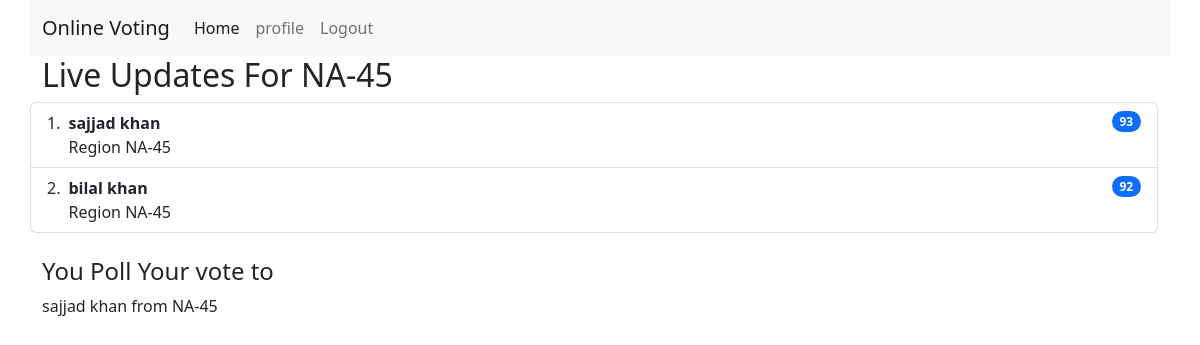
Screenshot of /voting/profile (signed in) with the database file from the repository.
### pollvote/models.py (models this page shows, shortened)
class Competition(models.Model):
    candidate_a = models.OneToOneField(Candidates, on_delete=models.CASCADE, related_name="candidate_a")
    candidate_b = models.OneToOneField(Candidates, on_delete=models.CASCADE, related_name="candidate_b")
    region = models.OneToOneField(Region, on_delete=models.CASCADE)
    slug = models.SlugField(unique=True, blank=True, null=True)

class Region(models.Model):
    region_name = models.CharField(max_length = 100)
    def __str__(self) -> str:
        return self.region_name

class Candidates(models.Model):
    candidate_name = models.CharField(max_length=100)
    image = models.ImageField(upload_to='images')
    region = models.ForeignKey(Region, on_delete=models.CASCADE)
    total_votes = models.PositiveIntegerField()
    def __str__(self):
        return f'{ self.candidate_name } from {self.region.region_name}'

class PollVote(models.Model):
    user = models.OneToOneField(User, on_delete=models.CASCADE)
    candidate = models.ForeignKey(Candidates, on_delete=models.CASCADE)

### pollvote/views.py (the view)
# urls.py: path('profile', profile, name="profile"),
@login_required(login_url='login')
def profile(request):
    competition = Competition.objects.filter(region=request.user.region)
    context = {
            'comp':competition,
            'user':request.user.id
        }
    try:
        myvote = PollVote.objects.get(user = request.user)
        context = {
            'comp':competition,
            'my_vote':myvote
        }
    except PollVote.DoesNotExist as e:
        context = {'vote_message':'poll your vote',
                   'comp':competition,
                   'user':request.user.id
                   }
    return render(request, 'pollvote/userprofile.html', context)

### pollvote/models.py (called while the page is built)
    def __str__(self):
        return self.email

### pollvote/templates/pollvote/userprofile.html (shortened to what this page needs)
{% extends 'pollvote/base.html' %}
{% block content %}
<div class="container">
  <div class="row">
    {% for election_status in comp %}
    <h2>Live Updates For {{election_status.region}}</h2>
    <ol class="list-group list-group-numbered">
      <li class="list-group-item d-flex justify-content-between align-items-start">
        <div class="ms-2 me-auto">
          <div class="fw-bold">{{election_status.candidate_a.candidate_name}}</div>
          Region {{election_status.region}}
        </div>
        <span class="badge bg-primary rounded-pill" id="user-{{election_status.candidate_a.id}}">{{election_status.candidate_a.total_votes}}</span>
      </li>
      <li class="list-group-item d-flex justify-content-between align-items-start">
        <div class="ms-2 me-auto">
          <div class="fw-bold">{{election_status.candidate_b.candidate_name}}</div>
          Region {{election_status.region}}
        </div>
        <span class="badge bg-primary rounded-pill" id="user-{{election_status.candidate_b.id}}">{{election_status.candidate_b.total_votes}}</span>
      </li>
    </ol>
    {%endfor%}
    <div id="vote_form">
      {% if my_vote %}
        <div class="mt-4"><h4>You Poll Your vote to</h4>
          {{my_vote.candidate}}
        </div>
      {%endif%}
    </div>
  </div>
</div>
{% endblock %}

### rows the page displays
Competition: region "NA-45", candidate_a.candidate_name "sajjad khan", candidate_a.total_votes "93", candidate_b.candidate_name "bilal khan", candidate_b.total_votes "92"
PollVote: candidate "sajjad khan from NA-45"
